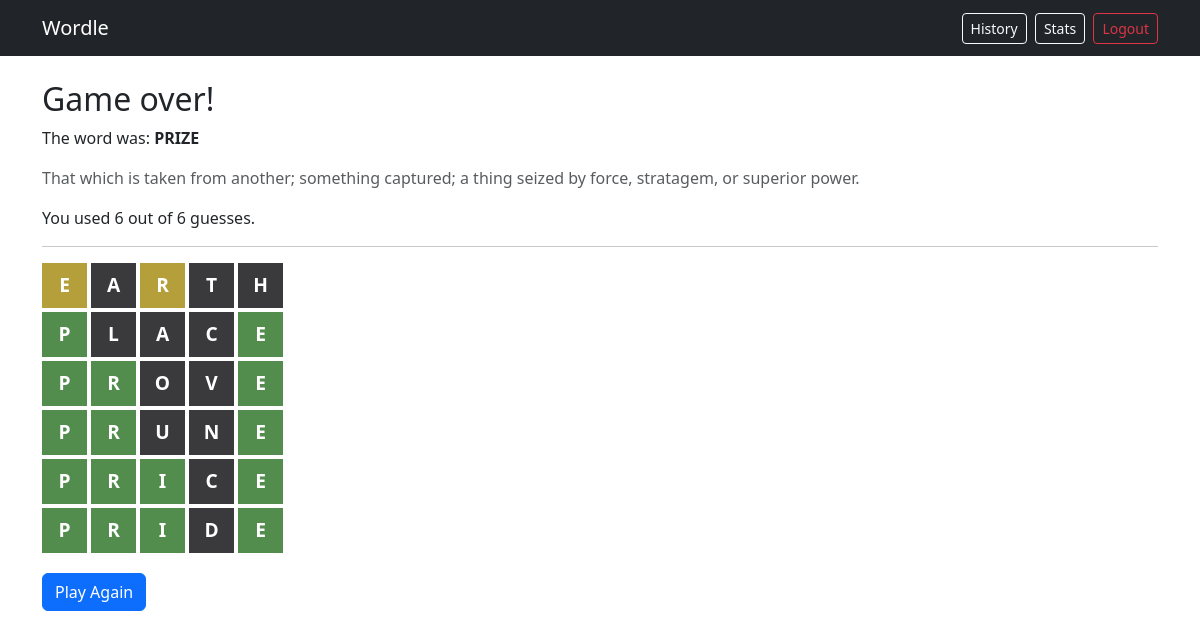
Page /game-over/17/ (signed in) on the committed database.
### wordle_app/models.py (models this page shows, shortened)
class Session(models.Model):
    user = models.ForeignKey('User', on_delete=models.CASCADE, related_name='sessions')
    target_word = models.CharField(max_length=5)
    word_definition = models.TextField(blank=True)
    start_time = models.DateTimeField(auto_now_add=True)
    end_time = models.DateTimeField(null=True, blank=True)
    game_won = models.BooleanField(null=True)

class Guess(models.Model):
    session = models.ForeignKey('Session', on_delete=models.CASCADE, related_name='guesses')
    guessed_word = models.CharField(max_length=5)
    result_colors = models.CharField(max_length=5)
    time_stamp = models.DateTimeField(auto_now_add=True)
    def get_letter_color_pairs(self):
        return list(zip(self.guessed_word, self.result_colors))

### wordle_app/views.py (the view)
# urls.py: path('game-over/<int:session_id>/', views.game_over, name='game_over'),
@login_required
def game_over(request, session_id):
    session = Session.objects.get(id=session_id, user=request.user)
    return render(request, 'wordle_app/game_over.html', {'session': session,'guesses': session.guesses.all(),'won': session.game_won,})

### wordle_app/templates/wordle_app/game_over.html (shortened to what this page needs)
<!DOCTYPE html>
<html lang="en">
<head>
</head>
<body>
    {% extends 'wordle_app/base.html' %}
    {% block content %}
    <h2>
        {% if won %}You won!{% else %}Game over!{% endif %}
    </h2>
    <p>The word was: <strong>{{ session.target_word }}</strong></p>
    <p class="text-muted">{{ session.word_definition }}</p>
    <p>You used {{ guesses.count }} out of 6 guesses.</p>
    <hr>
    {% for guess in guesses %}
        <div class="d-flex gap-1 mb-1">
            {% for pair in guess.get_letter_color_pairs %}
                <div class="d-flex align-items-center justify-content-center fw-bold text-white"
                    style="width:45px;height:45px;font-size:1.2rem;
                    background-color:
                        {% if pair.1 == 'G' %}#538d4e
                        {% elif pair.1 == 'O' %}#b59f3b
                        {% else %}#3a3a3c{% endif %};">
                    {{ pair.0 }}
                </div>
            {% endfor %}
        </div>
    {% endfor %}
    <a href="{% url 'home' %}" class="btn btn-primary mt-3">Play Again</a>
    {% endblock %}

### rows in the picture
Session: target_word "PRIZE", word_definition "That which is taken from another; something captured; a thing seized by force, stratagem, or superior power.", count "6"
Guess: pair "E" "A" "R" "T" "H"
Guess: pair "P" "L" "A" "C" "E"
Guess: pair "P" "R" "O" "V" "E"
Guess: pair "P" "R" "U" "N" "E"
Guess: pair "P" "R" "I" "C" "E"
Guess: pair "P" "R" "I" "D" "E"
